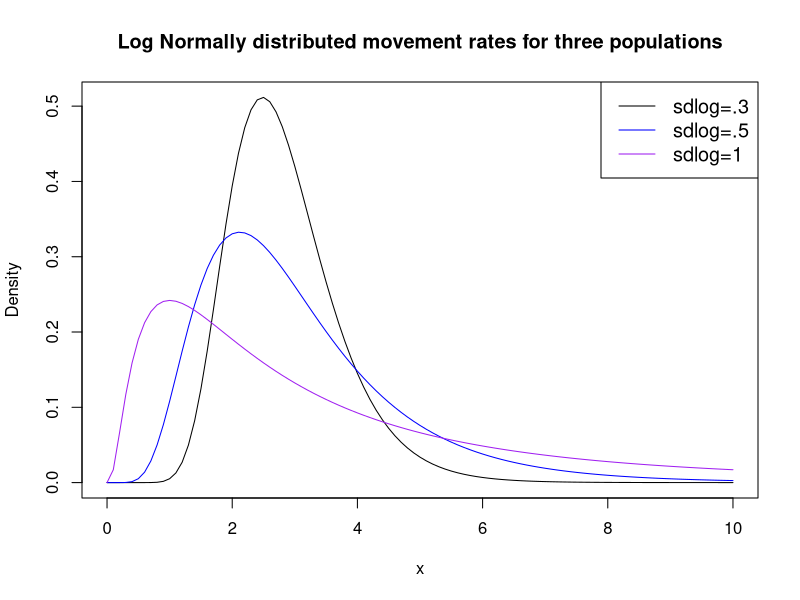
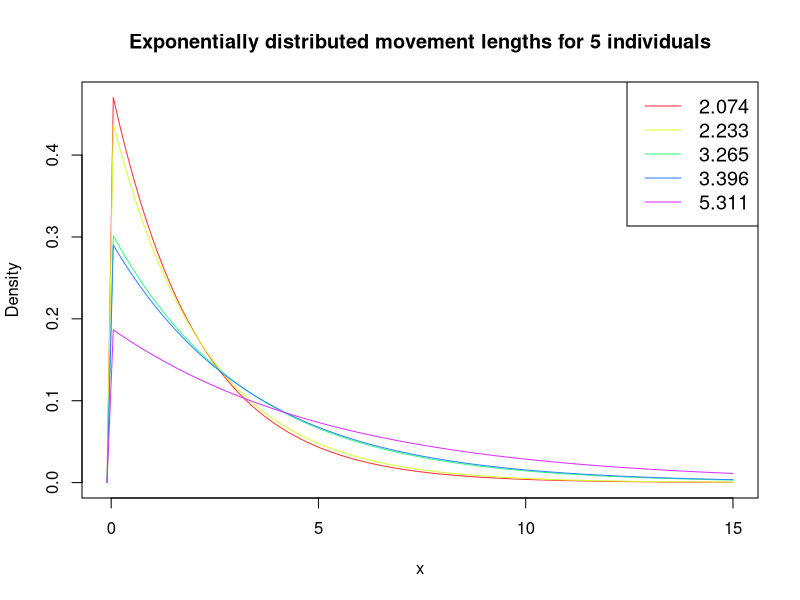
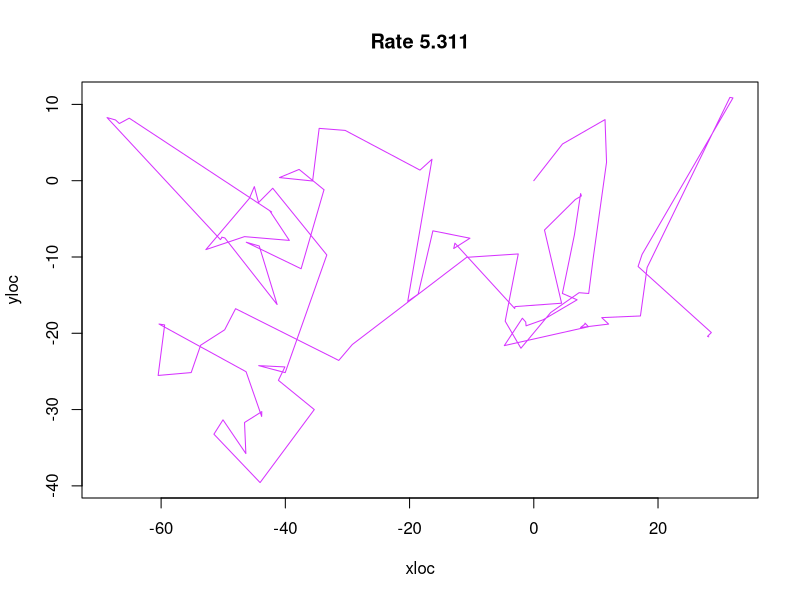
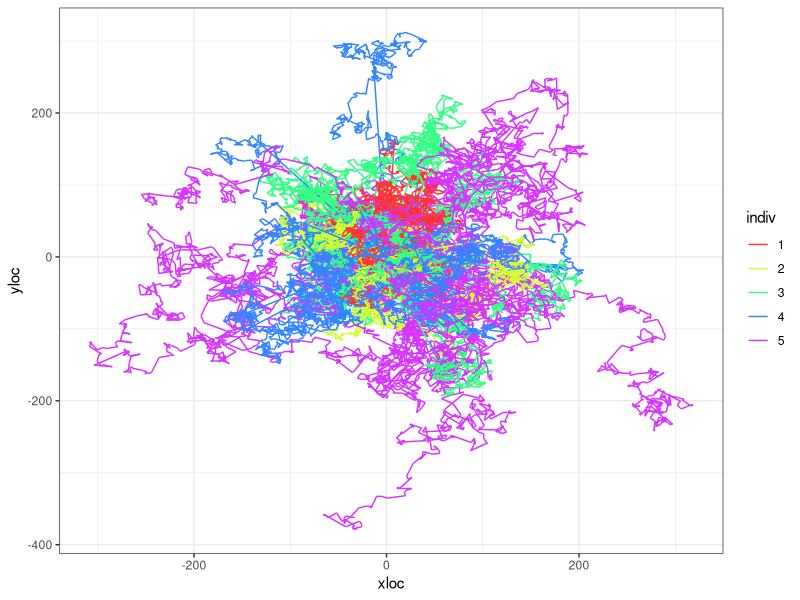
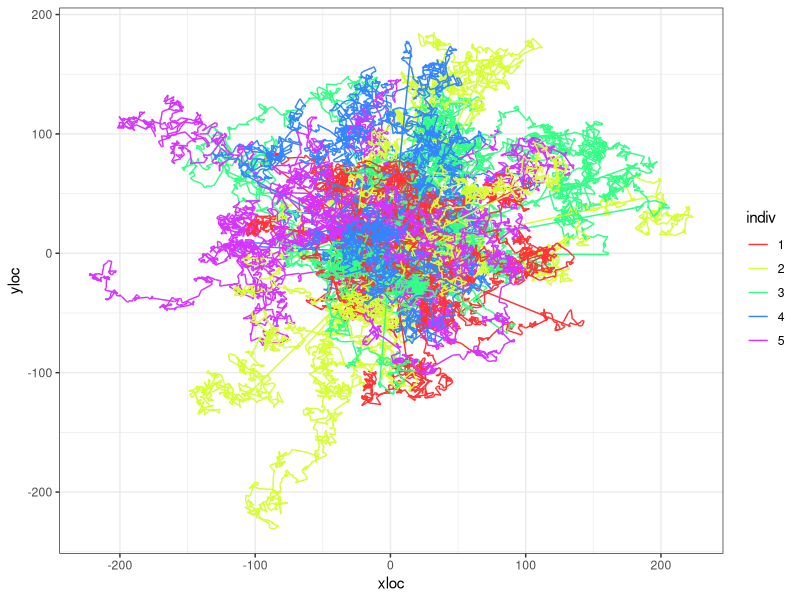
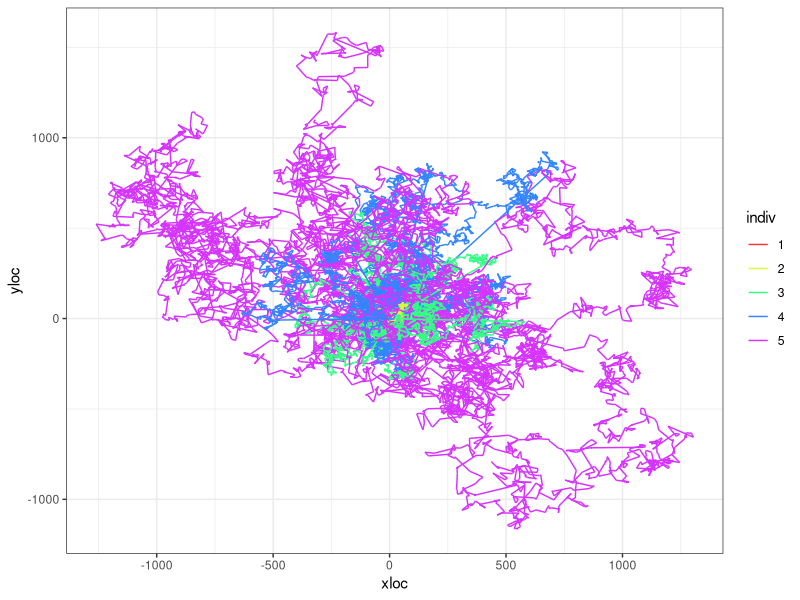

The R source for these figures, in order:
## ---- chunk 1
knitr::opts_chunk$set(echo = TRUE)
## ---- chunk 2
library(dplyr)
library(tidyr)
library(ggplot2)
## ---- chunk 3
mycols <- c("black", "blue", "purple")
#create density plots
curve(dlnorm(x, meanlog=1, sdlog=.3), from=0, to=10, col=mycols[1],
      main = 'Log Normally distributed movement rates for three populations', #add title
      ylab = 'Density', #change y-axis label
      )
curve(dlnorm(x, meanlog=1, sdlog=.5), from=0, to=10, col=mycols[2], add=TRUE)
curve(dlnorm(x, meanlog=1, sdlog=1), from=0, to=10, col=mycols[3], add=TRUE)

#add legend
legend("topright", legend=c("sdlog=.3", "sdlog=.5", "sdlog=1"),
       col=mycols, lty=1, cex=1.2)
## ---- chunk 4
m_1 <- sort(round(rlnorm(5, meanlog = 1, sdlog = 0.3),3))
m_2 <- sort(round(rlnorm(5, meanlog = 1, sdlog = 0.5),3))
m_3 <- sort(round(rlnorm(5, meanlog = 1, sdlog = 1),3))
## ---- chunk 5

mycols <- rainbow(5, s=0.8)

range <- c(-0.1,15)
#create density plots
curve(dexp(x, 1/m_1[1]), #notice rate for exponential is 1/movement rate.
      from=range[1], to=range[2], 
      col=mycols[1],
      main = 'Exponentially distributed movement lengths for 5 individuals', #add title
      ylab = 'Density', #change y-axis label
      )
for(i in 2:5){
  curve(dexp(x, 1/m_1[i]), 
        from=range[1], to=range[2],
        col=mycols[i], add=TRUE)
}

#add legend
legend("topright", legend= m_1,
       col=mycols, lty=1, cex=1.2)
## ---- chunk 6
t <- 100 # Number of time steps
individual <- 5

tru.rate <- m_1[individual] # In case I want to do scale 1/rate
movedist <- rexp(t, rate = 1/tru.rate)
angle <- runif(t, min = 0, max = 360)
distx <- movedist*cos(angle)
xloc <- c(0, cumsum(distx))
disty <- movedist*sin(angle)
yloc <- c(0, cumsum(disty))
animalTraj <- data.frame(time = 0:t, xloc = xloc, yloc = yloc)

plot(x = xloc, y = yloc, col = mycols[individual], type = "l", main = paste("Rate", tru.rate))

## ---- chunk 7
sim_movement <- function(prm, t = 1000, plot.it = TRUE, return.data.frame = FALSE){
  tru.rate <- round(prm, 3)
  movedist <- rexp(t, rate = 1/tru.rate)
  angle <- runif(t, min = 0, max = 360)
  distx <- movedist*cos(angle)
  xloc <- c(0, cumsum(distx))
  disty <- movedist*sin(angle)
  yloc <- c(0, cumsum(disty))
  animalTraj <- data.frame(time = 0:t, xloc = xloc, yloc = yloc)
  if(plot.it == TRUE){
    plot(x = xloc, y = yloc, type = "l", main = paste("Rate=",tru.rate))
  }
  if(return.data.frame == TRUE){
    return(animalTraj)
  }
}
## ---- chunk 8

df <- NULL

for(j in 1:individual){
  for(k in 1:10){
  a <- sim_movement(m_1[j], plot.it = FALSE, return.data.frame = TRUE) %>% 
    mutate(indiv = as.factor(j),
           run = paste("r_", k))
  df <- rbind.data.frame(df, a)
}
}
  

df %>% 
  ggplot(., aes(x = xloc, y=yloc, group = run, color = indiv)) +
  geom_path() +
  scale_color_manual(values = mycols) +
  theme_bw()
## ---- chunk 9

df <- NULL

for(j in 1:individual){
  for(k in 1:10){
  a <- sim_movement(m_2[j], plot.it = FALSE, return.data.frame = TRUE) %>% 
    mutate(indiv = as.factor(j),
           run = paste("r_", k))
  df <- rbind.data.frame(df, a)
}
}
  

df %>% 
  ggplot(., aes(x = xloc, y=yloc, group = run, color = indiv)) +
  geom_path() +
  scale_color_manual(values = mycols) +
  theme_bw()
## ---- chunk 10

df <- NULL

for(j in 1:individual){
  for(k in 1:10){
  a <- sim_movement(m_3[j], plot.it = FALSE, return.data.frame = TRUE) %>% 
    mutate(indiv = as.factor(j),
           run = paste("r_", k))
  df <- rbind.data.frame(df, a)
}
}
  

df %>% 
  ggplot(., aes(x = xloc, y=yloc, group = run, color = indiv)) +
  geom_path() +
  scale_color_manual(values = mycols) +
  theme_bw()
